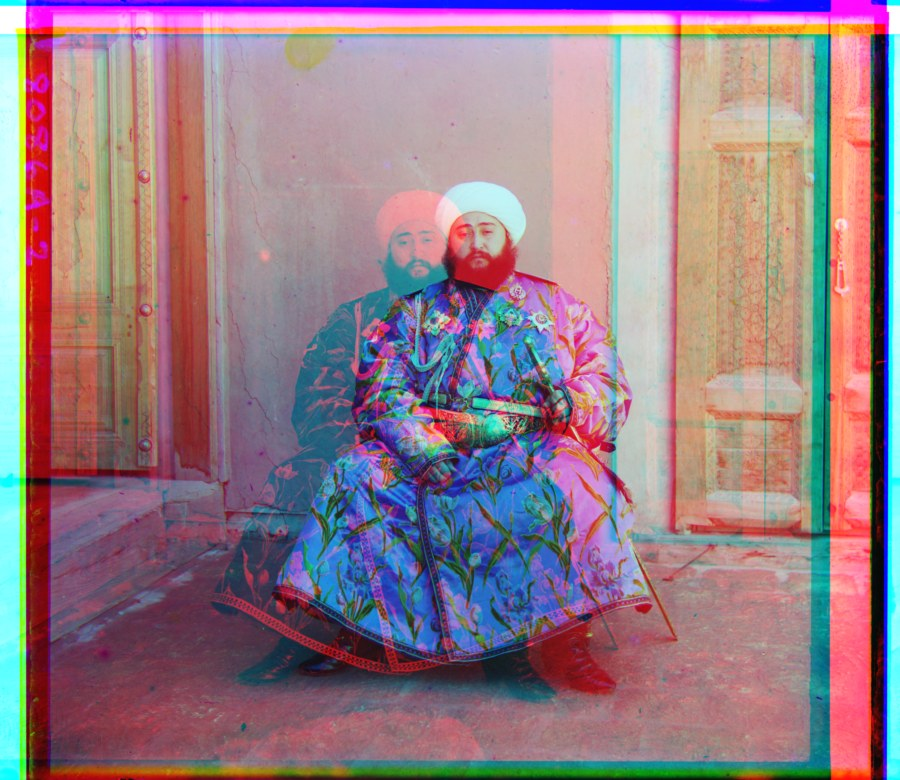
#> input picture proj1/media/emir_raw.jpg, 900 x 780 px
$ python colorize.py media/emir_raw.jpg
#> lines starting #> are read from the running program, lines starting #| are printed output that depends on the picture
#> (reads proj1/media/results.json from the repository)
import argparse
import json
import time
from pathlib import Path

import imageio.v3 as iio
import numpy as np
from skimage import img_as_float, img_as_ubyte
from skimage.transform import rescale


def load(path):
#> called with path = 'media/emir_raw.jpg'
    im = img_as_float(iio.imread(path)).astype(np.float32)
    if im.ndim == 3:
        im = im.mean(axis=2)
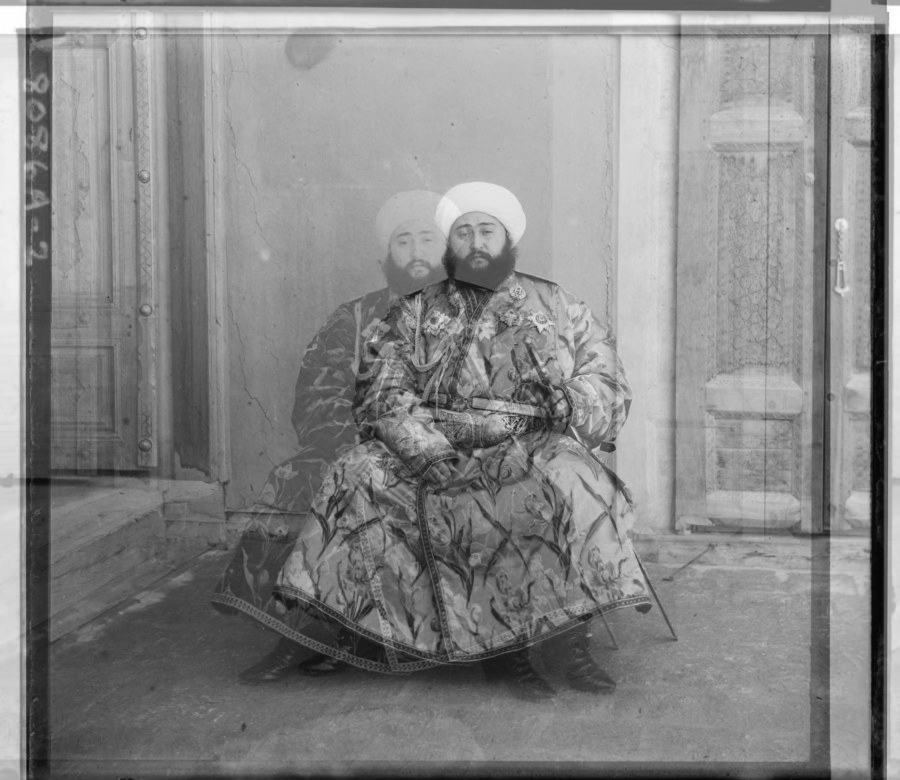
#> im: shape (780, 900) float32; min 0.00915, max 1, mean 0.535
    h = im.shape[0] // 3
#> h = 260
    return im[:h], im[h:2 * h], im[2 * h:3 * h]


def crop(im, frac):
    h, w = im.shape
    dy, dx = int(h * frac), int(w * frac)
    return im[dy:h - dy, dx:w - dx]


def ssd(a, b):
    return float(np.sum((a - b) ** 2))


def ncc(a, b):
    a = a - a.mean()
    b = b - b.mean()
    return -float(np.sum(a * b) / (np.linalg.norm(a) * np.linalg.norm(b) + 1e-12))


METRICS = {"ssd": ssd, "ncc": ncc}
def grad(im):
    gy = np.zeros_like(im)
    gx = np.zeros_like(im)
    gy[1:-1, :] = im[2:, :] - im[:-2, :]
    gx[:, 1:-1] = im[:, 2:] - im[:, :-2]
    return np.sqrt(gx * gx + gy * gy)


FEATURES = {"raw": lambda im: im, "grad": grad}


def shift(im, dx, dy):
    return np.roll(im, (dy, dx), axis=(0, 1))


def exhaustive(im, ref, metric, radius, center=(0, 0), margin=0.1):
    ref_c = crop(ref, margin)
    best = None
    for dy in range(center[1] - radius, center[1] + radius + 1):
        for dx in range(center[0] - radius, center[0] + radius + 1):
            score = metric(crop(shift(im, dx, dy), margin), ref_c)
            if best is None or score < best[0]:
                best = (score, dx, dy)
    return best[1], best[2], best[0]


def pyramid(im, min_size, feature):
    levels = [im]
    while min(levels[-1].shape) > min_size:
        levels.append(rescale(levels[-1], 0.5, anti_aliasing=True).astype(np.float32))
    return [feature(l) for l in levels]


def align(im, ref, metric, radius, refine, min_size, feature):
    ims = pyramid(im, min_size, feature)
    refs = pyramid(ref, min_size, feature)
    dx, dy, loss = exhaustive(ims[-1], refs[-1], metric, radius)
    for level in range(len(ims) - 2, -1, -1):
        dx, dy, loss = exhaustive(ims[level], refs[level], metric, refine, (2 * dx, 2 * dy))
    return dx, dy, loss, len(ims)


def to_web(im, width):
    if im.shape[1] <= width:
        return im
    return rescale(im, width / im.shape[1], anti_aliasing=True, channel_axis=2)


def main():
    p = argparse.ArgumentParser()
    p.add_argument("inputs", nargs="+")
    p.add_argument("--metric", choices=METRICS, default="ncc")
    p.add_argument("--feature", choices=FEATURES, default="raw")
    p.add_argument("--tag")
    p.add_argument("--suffix", default="")
    p.add_argument("--radius", type=int, default=15)
    p.add_argument("--refine", type=int, default=3)
    p.add_argument("--min-size", type=int, default=400)
    p.add_argument("--out", default="out")
    p.add_argument("--web", default="media")
    p.add_argument("--web-width", type=int, default=900)
    args = p.parse_args()

    out_dir = Path(args.out)
    web_dir = Path(args.web)
    out_dir.mkdir(parents=True, exist_ok=True)
    web_dir.mkdir(parents=True, exist_ok=True)
    results_path = web_dir / "results.json"
    results = json.loads(results_path.read_text()) if results_path.exists() else {}
    metric = METRICS[args.metric]
    feature = FEATURES[args.feature]
    tag = args.tag or (args.metric if args.feature == "raw" else f"{args.metric}_{args.feature}")

    for path in args.inputs:
        name = Path(path).stem
        t0 = time.time()
        b, g, r = load(path)
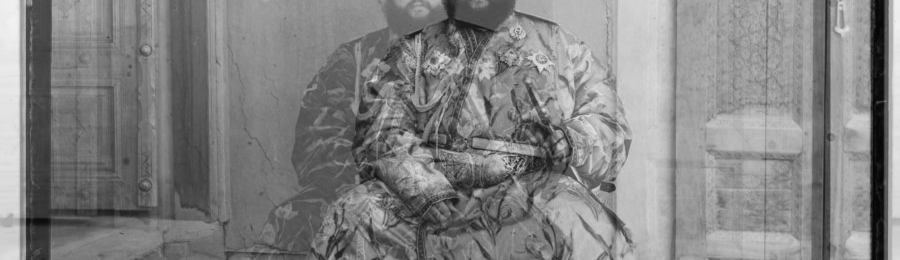
#> g: shape (260, 900) float32; min 0.00915, max 0.949, mean 0.514
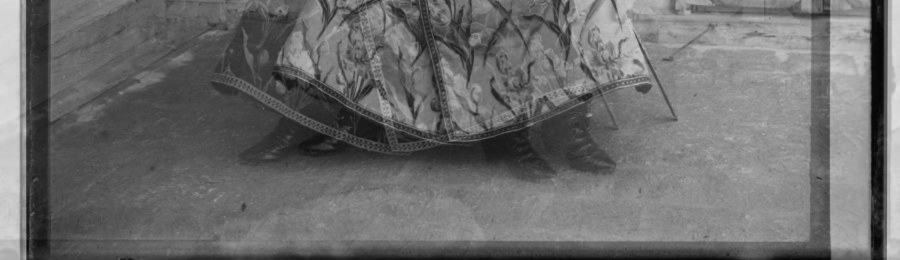
#> r: shape (260, 900) float32; min 0.017, max 0.881, mean 0.426
        gx, gy, gloss, levels = align(g, b, metric, args.radius, args.refine, args.min_size, feature)
#> after the loop in pyramid, `while min(levels[-1].shape) > min_size:`: levels = 1 item
#> the loop in exhaustive, `for dy in range(center[1] - radius, center[1] + radius + 1):` made 31 passes
#> pass 1, in ncc, `b = b - b.mean()`:
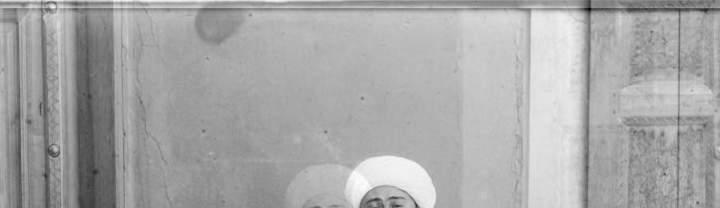
#> b: shape (208, 720) float32; min -0.477, max 0.246, mean -4.48e-09; drawn with min black and max white
#> pass 1, in ncc (call 3), `a = a - a.mean()`:
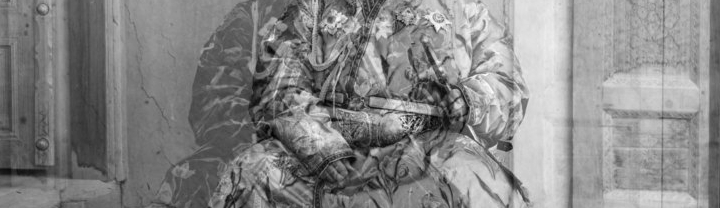
#> a: shape (208, 720) float32; min -0.435, max 0.39, mean -2.6e-08; drawn with min black and max white
        rx, ry, rloss, _ = align(r, b, metric, args.radius, args.refine, args.min_size, feature)
#> the loop in exhaustive (call 2), `for dy in range(center[1] - radius, center[1] + radius + 1):` made 31 passes
#> pass 1, in ncc (call 964), `a = a - a.mean()`:
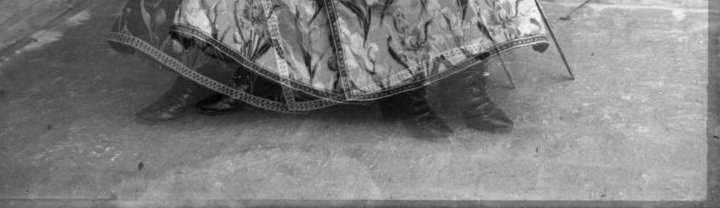
#> a: shape (208, 720) float32; min -0.365, max 0.367, mean 2.42e-08; drawn with min black and max white
        color = np.dstack([shift(r, rx, ry), shift(g, gx, gy), b])
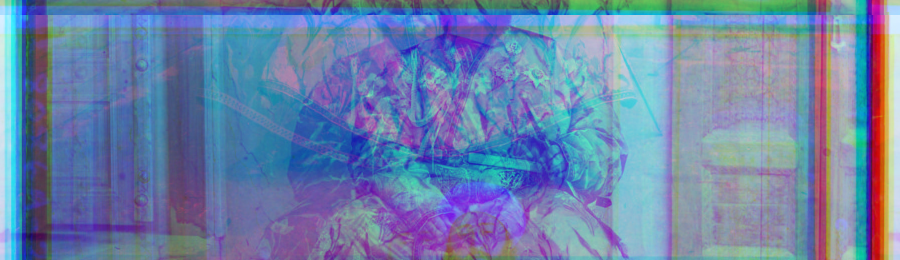
#> color: shape (260, 900, 3) float32; mean of channels 0, 1, 2 0.426, 0.514, 0.665; drawn as R, G, B
        iio.imwrite(out_dir / f"{name}{args.suffix}.jpg", img_as_ubyte(np.clip(color, 0, 1)), quality=92)
        iio.imwrite(web_dir / f"{name}{args.suffix}.jpg", img_as_ubyte(np.clip(to_web(color, args.web_width), 0, 1)), quality=88)
        elapsed = time.time() - t0
        results.setdefault(name, {})[tag] = {
            "g": [gx, gy],
            "r": [rx, ry],
            "g_loss": round(gloss, 4),
            "r_loss": round(rloss, 4),
            "levels": levels,
            "seconds": round(elapsed, 2),
            "shape": list(b.shape),
        }
        print(f"{name:20s} {tag:9s} G=({gx:4d},{gy:4d})  R=({rx:4d},{ry:4d})  levels={levels}  {elapsed:.1f}s", flush=True)
#| emir_raw             ncc       G=(  -4,  15)  R=( -15,  15)  levels=1  2.5s
        results_path.write_text(json.dumps(results, indent=2, sort_keys=True))


if __name__ == "__main__":
    main()
